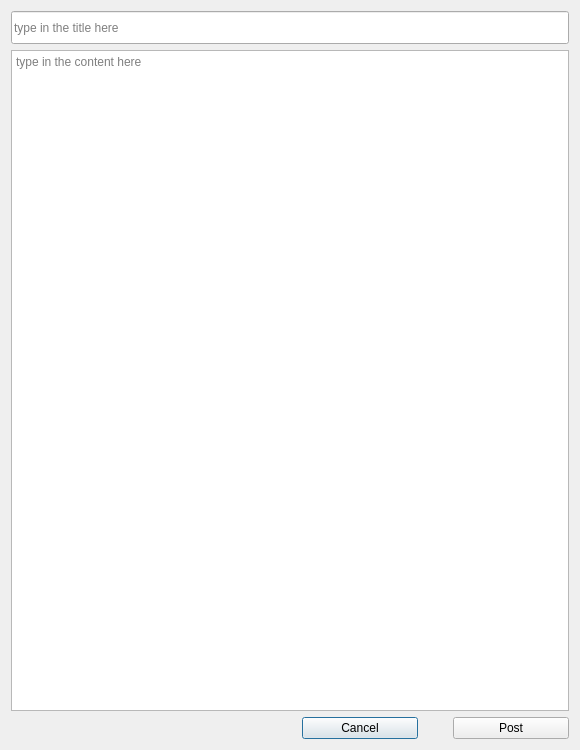
<?xml version="1.0" encoding="UTF-8"?>
<ui version="4.0">
 <class>postPage</class>
 <widget class="QDialog" name="postPage">
  <property name="geometry">
   <rect>
    <x>0</x>
    <y>0</y>
    <width>580</width>
    <height>750</height>
   </rect>
  </property>
  <property name="windowTitle">
   <string>New Post</string>
  </property>
  <property name="styleSheet">
   <string notr="true"/>
  </property>
  <layout class="QVBoxLayout" name="verticalLayout" stretch="1,20,1">
   <item>
    <widget class="QLineEdit" name="le_title">
     <property name="sizePolicy">
      <sizepolicy hsizetype="Expanding" vsizetype="Minimum">
       <horstretch>0</horstretch>
       <verstretch>0</verstretch>
      </sizepolicy>
     </property>
     <property name="styleSheet">
      <string notr="true">font: 14pt &quot;黑体&quot;;</string>
     </property>
     <property name="placeholderText">
      <string>type in the title here</string>
     </property>
    </widget>
   </item>
   <item>
    <widget class="QTextEdit" name="textEdit">
     <property name="styleSheet">
      <string notr="true">font: 12pt &quot;Arial&quot;;</string>
     </property>
     <property name="html">
      <string>&lt;!DOCTYPE HTML PUBLIC &quot;-//W3C//DTD HTML 4.0//EN&quot; &quot;http://www.w3.org/TR/REC-html40/strict.dtd&quot;&gt;
&lt;html&gt;&lt;head&gt;&lt;meta name=&quot;qrichtext&quot; content=&quot;1&quot; /&gt;&lt;style type=&quot;text/css&quot;&gt;
p, li { white-space: pre-wrap; }
&lt;/style&gt;&lt;/head&gt;&lt;body style=&quot; font-family:'Arial'; font-size:12pt; font-weight:400; font-style:normal;&quot;&gt;
&lt;p style=&quot;-qt-paragraph-type:empty; margin-top:0px; margin-bottom:0px; margin-left:0px; margin-right:0px; -qt-block-indent:0; text-indent:0px; font-family:'SimSun'; font-size:9pt;&quot;&gt;&lt;br /&gt;&lt;/p&gt;&lt;/body&gt;&lt;/html&gt;</string>
     </property>
     <property name="placeholderText">
      <string>type in the content here</string>
     </property>
    </widget>
   </item>
   <item>
    <layout class="QHBoxLayout" name="horizontalLayout" stretch="50,20,5,20">
     <item>
      <spacer name="horizontalSpacer">
       <property name="orientation">
        <enum>Qt::Horizontal</enum>
       </property>
       <property name="sizeHint" stdset="0">
        <size>
         <width>40</width>
         <height>20</height>
        </size>
       </property>
      </spacer>
     </item>
     <item>
      <widget class="QPushButton" name="btn_cancel">
       <property name="sizePolicy">
        <sizepolicy hsizetype="Minimum" vsizetype="Fixed">
         <horstretch>0</horstretch>
         <verstretch>0</verstretch>
        </sizepolicy>
       </property>
       <property name="text">
        <string>Cancel</string>
       </property>
      </widget>
     </item>
     <item>
      <spacer name="horizontalSpacer_2">
       <property name="orientation">
        <enum>Qt::Horizontal</enum>
       </property>
       <property name="sizeHint" stdset="0">
        <size>
         <width>40</width>
         <height>20</height>
        </size>
       </property>
      </spacer>
     </item>
     <item>
      <widget class="QPushButton" name="btn_post">
       <property name="sizePolicy">
        <sizepolicy hsizetype="Minimum" vsizetype="Fixed">
         <horstretch>0</horstretch>
         <verstretch>0</verstretch>
        </sizepolicy>
       </property>
       <property name="text">
        <string>Post</string>
       </property>
      </widget>
     </item>
    </layout>
   </item>
  </layout>
 </widget>
 <resources/>
 <connections/>
</ui>
